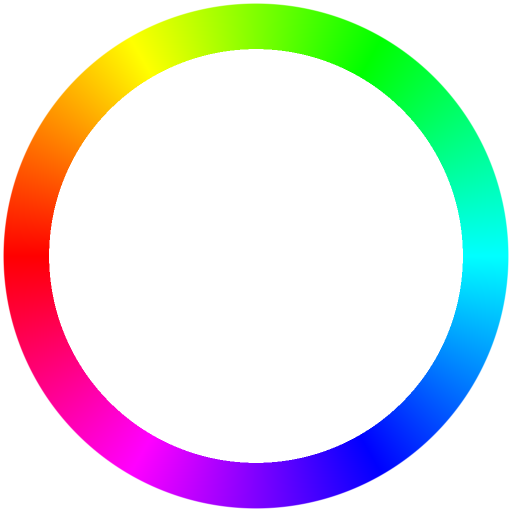
#> input picture pykrita/hsv_picker/assets/ring.png, 1024 x 1024 px (shown at 1/2 size); its folder holds only this picture in this run
$ python -i make_manual_shots.py   (imports and definitions only)
#> lines starting #> are read from the running program, lines starting #| are printed output that depends on the picture; pictures that were not available may be replaced by others from this repository, and a replacement may not be noted
#> further down, picture is the input picture: PIL image 1024x1024 RGBA; mean R, G, B, A 127.5, 127.5, 127.5, 63.9
# -*- coding: utf-8 -*-
r"""馍馍拾色器 manual 图片资产生成工具（无文字成品图版）。

两种运行身份（同一个文件）：
  * 系统 Python：`python tools/make_manual_shots.py`
      1) 把自己同步到 `%APPDATA%\kritarunner\pykrita\make_manual_shots.py`；
      2) 用 kritarunner 在内嵌 Python 里抓 QWidget.grab() 原始 PNG；
      3) 从仓库 `pykrita` 路径导入插件（不用已安装版本）；
      4) 用 PIL 拼出成品 PNG / GIF；11、12 号图调用
         `tools/preview_ring_modes.py --no-labels --badges` 生成；
      5) `--check` 校验尺寸、帧数、体积、首屏帧不变量，并确认 logo / social-preview 已不存在。
  * kritarunner：`kritarunner.com -s make_manual_shots -f main` —— 抓图入口 main()。

硬规则：成品图不叠加任何标题 / 图例 / 说明文字（UI 自带文字除外）；
对比图只允许叠语言中性的数字/箭头编号（03 = ①/②，10 = ①/②，11/12 = 模式号 1/2/3 与
第一组行号 1~4），编号含义一律写在 `manual/manual.md` 正文/图注里；
浮层、弹窗按实际像素呈现；中英共用同一批图。

产物：`pykrita/hsv_picker/manual/images/*.png|gif`。
原始帧与布局元数据：`tmp/manual_shots_raw/`（不入交付，幂等覆盖）。
评审 contact sheet：`tmp/_review_after_D3.png`（`--contact` 单独生成，全量运行自动生成）。

命令行：
  python tools/make_manual_shots.py            # 抓图 + 拼图 + 自检 + contact sheet
  python tools/make_manual_shots.py --capture  # 只跑 kritarunner 抓图
  python tools/make_manual_shots.py --build    # 只做 PIL 拼图 / GIF
  python tools/make_manual_shots.py --check    # 只校验产物
  python tools/make_manual_shots.py --contact  # 只生成评审 contact sheet
"""
import argparse
import configparser
import json
import math
import os
import shutil
import subprocess
import sys

def _momo_repo_root():
    root = os.environ.get("MOMO_REPO")
    if not root:
        try:
            base = os.path.dirname(os.path.dirname(os.path.abspath(__file__)))
        except NameError:
            base = ""
        if base and os.path.isfile(os.path.join(base, "tools", "math_selftest.py")):
            root = base
    if not root:
        import tempfile
        root = tempfile.gettempdir()
    return root


REPO = _momo_repo_root()
IMAGES = os.path.join(REPO, "pykrita", "hsv_picker", "manual", "images")
RAW = os.path.join(REPO, "tmp", "manual_shots_raw")
PROBE_DIR = os.path.join(os.environ.get("APPDATA", ""), "kritarunner", "pykrita")
KRITARUNNER = os.environ.get("MOMO_KRITARUNNER",
                             r"C:\Program Files\Krita (x64)\bin\kritarunner.com")
KRITA_COLORS = os.environ.get("MOMO_KRITA_COLORS",
                              r"C:\Program Files\Krita (x64)\share\color-schemes\KritaDark.colors")
GIF_LIMIT = int(1.5 * 1024 * 1024)

# 复现用的固定颜色/历史（不含任何用户环境信息）
HIST16 = ["#E84A5F", "#F2A365", "#F7D060", "#9BC53D", "#4CC9A0", "#3AA6B9",
          "#4D6CFA", "#7B61FF", "#B15BFF", "#E756A9", "#FF6B6B", "#FF9F45",
          "#FFD166", "#8AC926", "#52B788", "#2D9CDB"]
OVERVIEW_COLOR = (210.0, 0.75, 0.85)
RING_COLOR = (117.0, 0.62, 0.68)


def _log(msg):
    sys.stdout.write(str(msg) + "\n")
    sys.stdout.flush()


# [20 lines left out: functions _fp, _write_json, _read_json, not called in this run]


# ======================================================================
# 一、kritarunner 侧：在 Krita 内嵌 Python 里构造仓库代码的面板并抓图
# ======================================================================
_APP = None
_HP = None


# [78 lines left out: functions _qt, _dark_palette, _import_pkg, not called in this run]


class Ev(object):
    """轻量鼠标事件替身（只实现控件真正用到的接口）。"""

    # [6 lines left out: function __init__, not called in this run]

    def localPos(self):
        return self._p

    def button(self):
        return self._b

    def buttons(self):
        return self._bs

    def modifiers(self):
        return self._m

    def accept(self):
        pass

    def ignore(self):
        pass


# [39 lines left out: functions _flush, _new_panel, _rect_of, not called in this run]


_PANEL_WIDGETS = ("mid_box", "picker", "history", "btn_menu", "menu", "edit_h", "edit_s",
                  "edit_v", "edit_hex", "swatch_cur", "strip_l", "edit_l", "lbl_l",
                  "strip_c", "edit_c", "lbl_c", "strip_a", "edit_a", "lbl_a",
                  "strip_b", "edit_b", "lbl_b")


# [316 lines left out: functions _layout_dict, _save_pix, _save_layout, _picker_anchors, _panel_color_texts, _cap_overview and 8 more, not called in this run]


SETTINGS_SUBMENU = "preview"     # 设置菜单图只展开这一个子菜单（其余两个在正文列表里解释）


# [252 lines left out: functions _cap_settings, _cap_metric, _cap_gif_ring, _cap_gif_ab, _cap_02_standalone, _cap_gif_first and 2 more, not called in this run]


# ======================================================================
# 二、PIL 侧：无文字成品图 / GIF / 自检
# ======================================================================
# 硬规则：成品图只保留界面自身像素，不叠加任何标题 / 图例 / 说明文字；
# 对比图允许语言中性数字编号（03/10 = 1、2；11/12 = 1/2/3 与第一组行号 1~4），
# 含义全部写在正文，中英共用同一批图。浮层、弹窗按实际像素呈现，
# 不放大到模糊、不描边、不遮挡 UI（04 为 2× 最近邻整数放大，像素不糊）。

CAPTURE_FUNCS = {
    "01-overview": _cap_overview,
    "02-ring-square": _cap_02_standalone,
    "03-unreachable": _cap_unreachable,
    "04-strips": _cap_strips,
    "05-keymap": _cap_keymap,
    "06-popup": _cap_popup,
    "07-overlay": _cap_overlay,
    "08-history": _cap_history,
    "09-settings": _cap_settings,
    "10-metric": _cap_metric,
    "demo-first.gif": _cap_gif_first,
    "demo-ring.gif": _cap_gif_ring,
    "demo-ab.gif": _cap_gif_ab,
}
_CAP_PREFIX = {
    "01-overview": ["01-"], "02-ring-square": ["02-"], "03-unreachable": ["03-"],
    "04-strips": ["04-"], "05-keymap": ["05-"], "06-popup": ["06-"],
    "07-overlay": ["07-"], "08-history": ["08-"], "09-settings": ["09-"],
    "10-metric": ["10-"], "demo-first.gif": ["first"], "demo-ring.gif": ["ring"],
    "demo-ab.gif": ["ab"],
}

PNG_IDS = (
    "01-overview", "02-ring-square", "03-unreachable", "04-strips",
    "05-keymap", "06-popup", "07-overlay", "08-history", "09-settings",
    "10-metric", "11-ring-modes-crel60", "12-ring-modes-crel100",
)
GIF_IDS = ("demo-first.gif", "demo-ring.gif", "demo-ab.gif")
PNG_REQUIRED = tuple(x + ".png" for x in PNG_IDS)

# 期望像素（由本工具生成，check 逐张核对）
EXPECTED_SIZE = {
    "01-overview.png": (880, 1080),
    "02-ring-square.png": (846, 846),
    "03-unreachable.png": (1556, 769),
    "04-strips.png": (1200, 276),
    "05-keymap.png": (820, 731),
    "06-popup.png": (493, 630),
    "07-overlay.png": (700, 640),
    "08-history.png": (240, 501),
    "09-settings.png": (605, 510),
    "10-metric.png": (1778, 880),
    "11-ring-modes-crel60.png": (856, 1292),
    "12-ring-modes-crel100.png": (856, 1292),
}
# 禁止再出现的旧资产（logo / 社交预览）；check 会逐一确认文件不存在
FORBIDDEN_IMAGES = ("logo-512.png", "logo-256.png", "logo-128.png", "logo-64.png")
FORBIDDEN_SOCIAL = os.path.join("manual", "social-preview.png")


def _pil():
    from PIL import Image, ImageDraw
    return Image, ImageDraw


def _open_raw(name, mode="RGB"):
    Image, _D = _pil()
    return Image.open(os.path.join(RAW, name + ".png")).convert(mode)


def _panel_bg():
    """从原始抓图空白角落取样面板底色，得不到就用 KritaDark 窗口色。"""
    try:
        Image, _D = _pil()
        im = Image.open(os.path.join(RAW, "01-overview.png")).convert("RGB")
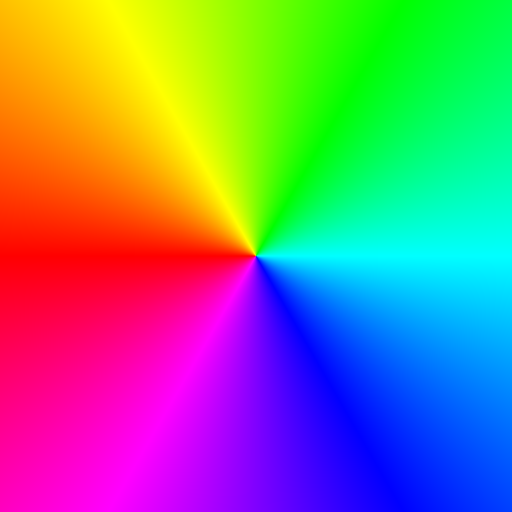
#> im: PIL image 1024x1024 RGB (shown at 1/2 size); mean R, G, B 127.5, 127.5, 127.5
        return im.getpixel((2, 2))
    except Exception:
        return (71, 71, 71)


def _on_bg(im, bg=None):
    """把带透明通道的抓图压到面板底色上：只补背景，不改 UI 像素。"""
    Image, _D = _pil()
    im = im.convert("RGBA")
    out = Image.new("RGB", im.size, bg or _panel_bg())
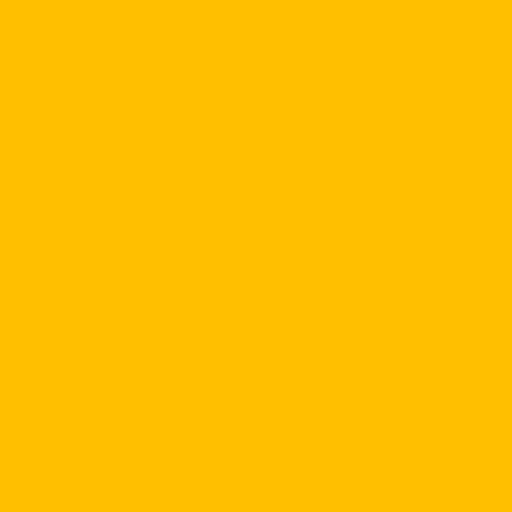
#> out: PIL image 1024x1024 RGB (shown at 1/2 size); mean R, G, B 255, 191, 0
    out.paste(im, (0, 0), im)
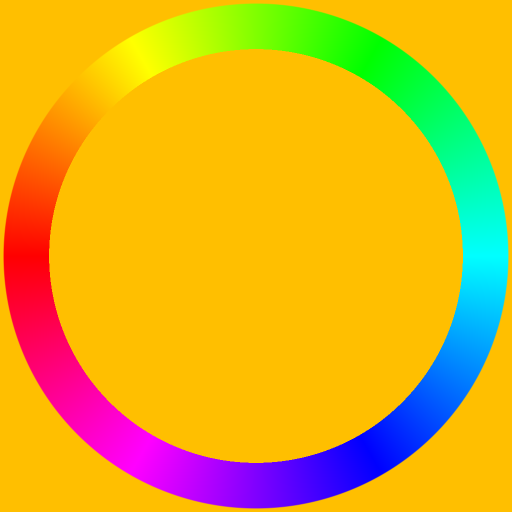
#> out: PIL image 1024x1024 RGB (shown at 1/2 size); mean R, G, B 223.1, 175.1, 31.9
    return out


# [52 lines left out: functions _number_badge, _save_png, _save_gif, _raw_frames, not called in this run]


def build_01_overview():
    _save_png(_open_raw("01-overview"), "01-overview.png")


# [43 lines left out: functions build_02_ring_square, build_03_unreachable, build_04_strips, not called in this run]


def build_05_keymap():
    _save_png(_open_raw("05-keymap"), "05-keymap.png")


def build_06_popup():
    _save_png(_open_raw("06-popup"), "06-popup.png")


# [86 lines left out: functions build_07_overlay, build_08_history, build_09_settings, build_10_metric, _build_ring_mode, not called in this run]


def build_demo_first():
    frames = _raw_frames("first-")
    _save_gif(frames, "demo-first.gif", duration=260, colors=128)


def build_demo_ring():
    frames = _raw_frames("ring-")
    _save_gif(frames, "demo-ring.gif", duration=110, colors=160)


def build_demo_ab():
    frames = _raw_frames("ab-")
    _save_gif(frames, "demo-ab.gif", duration=120, colors=160)


BUILD_FUNCS = {
    "01-overview": build_01_overview,
    "02-ring-square": build_02_ring_square,
    "03-unreachable": build_03_unreachable,
    "04-strips": build_04_strips,
    "05-keymap": build_05_keymap,
    "06-popup": build_06_popup,
    "07-overlay": build_07_overlay,
    "08-history": build_08_history,
    "09-settings": build_09_settings,
    "10-metric": build_10_metric,
    "11-ring-modes-crel60": lambda: _build_ring_mode("0.60", "11-ring-modes-crel60.png"),
    "12-ring-modes-crel100": lambda: _build_ring_mode("1.00", "12-ring-modes-crel100.png"),
    "demo-first.gif": build_demo_first,
    "demo-ring.gif": build_demo_ring,
    "demo-ab.gif": build_demo_ab,
}


# [9 lines left out: function build_all, not called in this run]


def _kb(path):
    return "%.1f KB" % (os.path.getsize(path) / 1024.0)


# [250 lines left out: functions check_assets, make_contact_sheet, sync_probe, run_capture, cli, not called in this run]


# [2 lines not run here, left out]

>>> from PIL import Image
>>> picture = Image.open('../pykrita/hsv_picker/assets/ring.png')
>>> result = _on_bg(picture)
